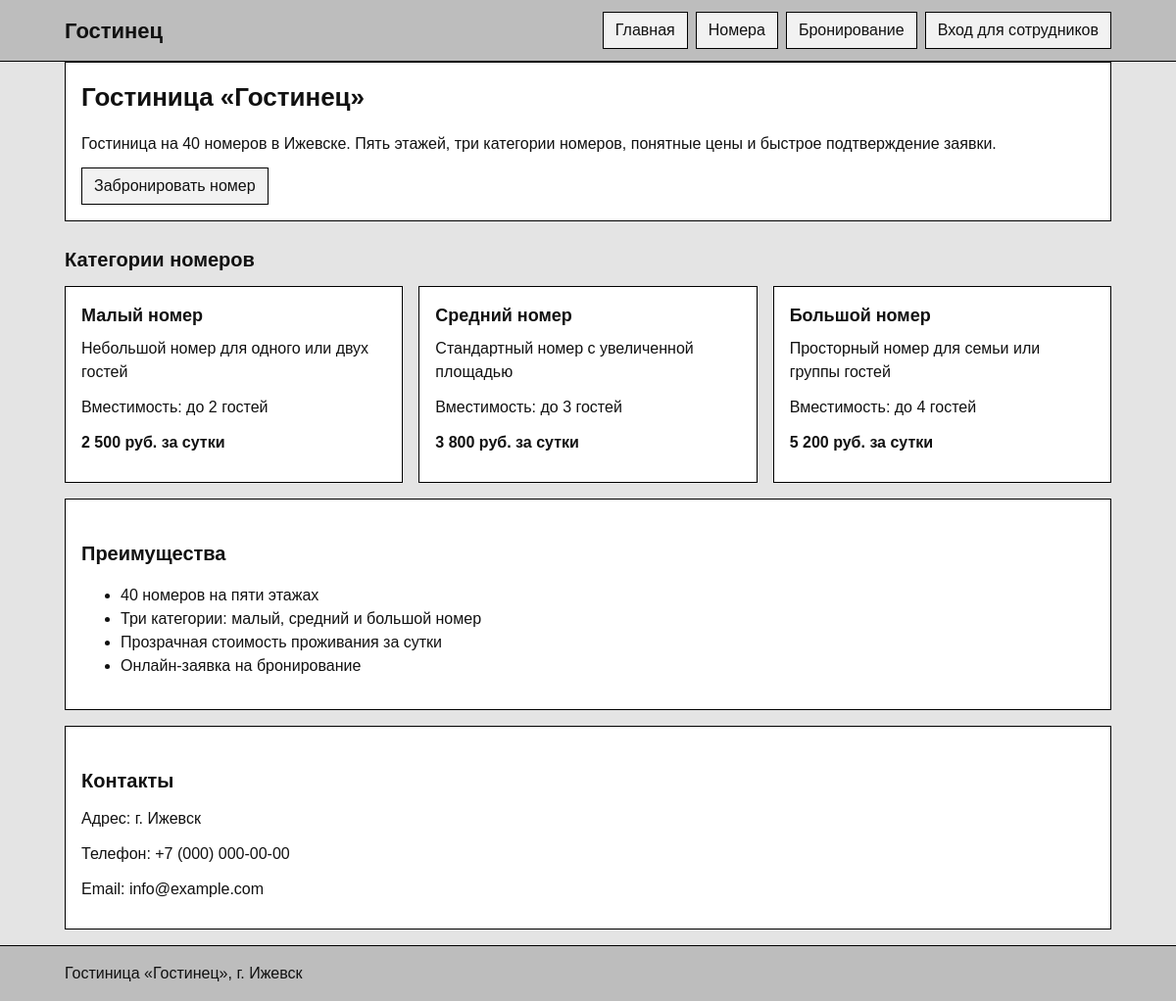
The page / on the database its author committed.
### tables this page shows
CREATE TABLE room_categories (
    id INT AUTO_INCREMENT PRIMARY KEY,
    code VARCHAR(20) NOT NULL UNIQUE,
    name VARCHAR(100) NOT NULL,
    description TEXT,
    capacity TINYINT NOT NULL,
    CONSTRAINT chk_capacity CHECK (capacity > 0)
);

### app/Helpers/View.php (called while the page is built, shortened)
<?php
class View
{
    public static function render(string $view, array $data = [], string $layout = 'public'): void
    {
        extract($data);
        require BASE_PATH . '/views/' . $view . '.php';
    }
}

### app/Controllers/Controller.php (called while the page is built, shortened)
<?php
abstract class Controller
{
    protected array $user;
    public function __construct(array $user = [])
    {
        $this->user = $user;
    }
    protected function view(string $name, array $data = [], string $layout = 'admin'): void
    {
        View::render($name, $data + ['user' => $this->user], $layout);
    }
}

### app/Controllers/PublicController.php (called while the page is built, shortened)
<?php
class PublicController extends Controller
{
    public function home(): void
    {
        $this->view('pages/home', ['title' => 'Главная', 'categories' => Category::all()], 'public');
    }
}

### config/database.php (called while the page is built)
<?php
return [
    'host' => getenv('DB_HOST') ?: '127.0.0.1',
    'port' => getenv('DB_PORT') ?: '3306',
    'name' => getenv('DB_NAME') ?: 'hotel_db',
    'user' => getenv('DB_USER') ?: 'root',
    'pass' => getenv('DB_PASS') ?: '',
];

### app/Helpers/BDHelper.php (called while the page is built, shortened)
<?php
class BDHelper
{
    private static ?PDO $connection = null;
    public static function getConnection(): PDO
    {
        if (self::$connection === null) {
            $config = require BASE_PATH . '/config/database.php';
            $dsn = "mysql:host={$config['host']};port={$config['port']};dbname={$config['name']};charset=utf8mb4";
            self::$connection = new PDO($dsn, $config['user'], $config['pass'], [
                PDO::ATTR_ERRMODE => PDO::ERRMODE_EXCEPTION,
                PDO::ATTR_DEFAULT_FETCH_MODE => PDO::FETCH_ASSOC,
                PDO::ATTR_EMULATE_PREPARES => false,
            ]);
        }
        return self::$connection;
    }
    public static function run(string $sql, array $params = []): PDOStatement
    {
        $statement = self::getConnection()->prepare($sql);
        $statement->execute($params);
        return $statement;
    }
    public static function all(string $sql, array $params = []): array
    {
        return self::run($sql, $params)->fetchAll();
    }
}

### app/Models/Category.php (called while the page is built, shortened)
<?php
class Category
{
    public static function all(): array
    {
        return BDHelper::all(
            'SELECT c.id, c.code, c.name, c.description, c.capacity, p.price,
                    (SELECT COUNT(*) FROM rooms r WHERE r.category_id = c.id) AS rooms_count
             FROM room_categories c
             LEFT JOIN category_prices p ON p.category_id = c.id
                AND p.valid_from <= CURDATE()
                AND (p.valid_to IS NULL OR p.valid_to > CURDATE())
             ORDER BY c.id'
        );
    }
}

### app/Helpers/functions.php (called while the page is built, shortened)
<?php
function e($value): string
{
    return htmlspecialchars((string) $value, ENT_QUOTES, 'UTF-8');
}
function money($value): string
{
    return number_format((float) $value, 0, ',', ' ') . ' руб.';
}

### views/pages/home.php (the view)
<section class="panel">
    <h1>Гостиница «Гостинец»</h1>
    <p>Гостиница на 40 номеров в Ижевске. Пять этажей, три категории номеров, понятные цены и быстрое подтверждение заявки.</p>
    <a class="button" href="/?page=booking">Забронировать номер</a>
</section>
<h2>Категории номеров</h2>
<div class="grid">
    <?php foreach ($categories as $category): ?>
        <section class="panel">
            <h3><?= e($category['name']) ?></h3>
            <p><?= e($category['description']) ?></p>
            <p>Вместимость: до <?= e($category['capacity']) ?> гостей</p>
            <p><b><?= $category['price'] !== null ? e(money($category['price'])) . ' за сутки' : 'Цена уточняется' ?></b></p>
        </section>
    <?php endforeach; ?>
</div>
<section class="panel">
    <h2>Преимущества</h2>
    <ul>
        <li>40 номеров на пяти этажах</li>
        <li>Три категории: малый, средний и большой номер</li>
        <li>Прозрачная стоимость проживания за сутки</li>
        <li>Онлайн-заявка на бронирование</li>
    </ul>
</section>
<section class="panel">
    <h2>Контакты</h2>
    <p>Адрес: г. Ижевск</p>
    <p>Телефон: +7 (000) 000-00-00</p>
    <p>Email: info@example.com</p>
</section>

### public/assets/css/style.css (style rules this page uses)
* { box-sizing: border-box; border-radius: 0; }
body { margin: 0; font-family: Arial, Helvetica, sans-serif; font-size: 16px; line-height: 1.5; color: #111; background: #e4e4e4; }
a { color: #111; }
h1 { margin: 0 0 16px; font-size: 26px; }
h2 { margin: 24px 0 12px; font-size: 20px; }
h3 { margin: 0 0 8px; font-size: 18px; }
p { margin: 0 0 12px; }
nav a, .button, button { display: inline-block; padding: 6px 12px; background: #f2f2f2; border: 1px solid #000; color: #111; font: inherit; text-decoration: none; cursor: pointer; appearance: none; }
.panel { margin-bottom: 16px; padding: 16px; background: #fff; border: 1px solid #000; }
.grid { display: grid; grid-template-columns: repeat(auto-fit, minmax(240px, 1fr)); gap: 16px; margin-bottom: 16px; }
.grid .panel { margin-bottom: 0; }

### rows shown on the page
room_categories: name "Малый номер", description "Небольшой номер для одного или двух гостей", capacity "2", price "2 500 руб."
room_categories: name "Средний номер", description "Стандартный номер с увеличенной площадью", capacity "3", price "3 800 руб."
room_categories: name "Большой номер", description "Просторный номер для семьи или группы гостей", capacity "4", price "5 200 руб."
